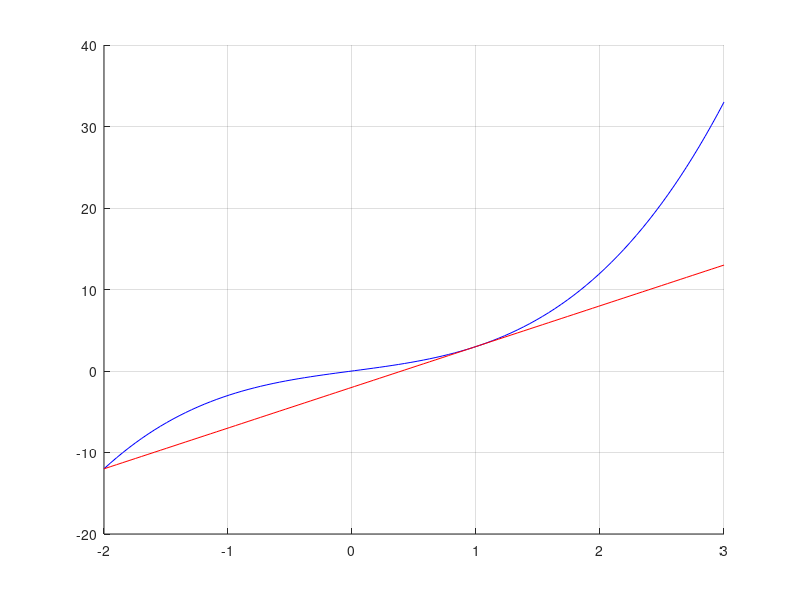

Write the MATLAB code that produced this figure.
% Questao 5.1 - Prova B da 204
% Lucas Vasconcelos Resende - 205B

%(1)
f = @(x) x.^3+2.*x; %função anônima, é uma espécie de funcçao sem usar "function"
x1 = input('Digite o valor de x, que voce quer fazer a derivada:  ');
deltax = 1e-5; %é um numero muito pequeno pra aproximar o máximo possivel da derivada
%já que em teoria deveria ser 0, mas não dá pra dividir por 0
derivada = (f(x1+deltax)-f(x1))/deltax;
printf("Derivada: %f\n", derivada);
%(2)
x0 = 1;
y0 = f(x0);
m = (f(x0 + deltax) - f(x0)) / deltax;
printf("Inclinação da reta tangente em x=1: %f\n", m);
x = linspace(-2, 3, 100);
y = f(x);
yreta = y0 + m*(x - x0); %equação para o y de uma reta tangente nos pontos (x0, y0)
figure(1, 'Name', 'Questao 5.1')
hold on
plot(x, y, 'b')
plot(x, yreta, 'r')
grid on
